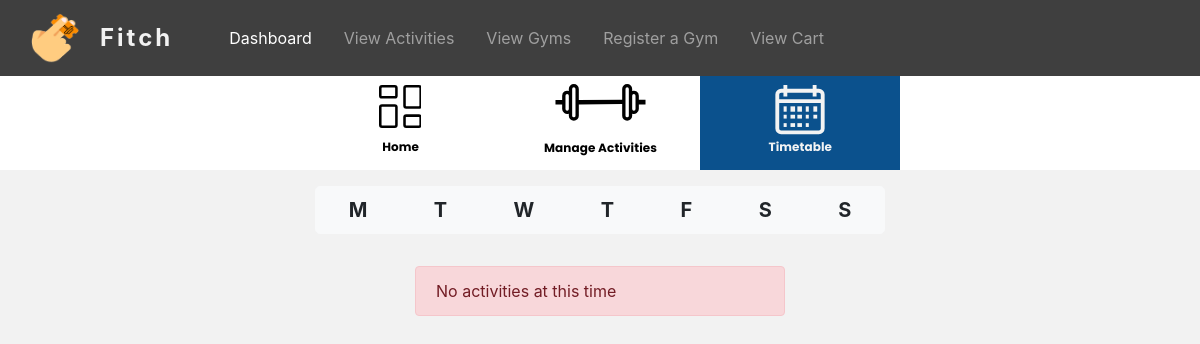
Before: /gym/Timetable (signed in) with the older database file.
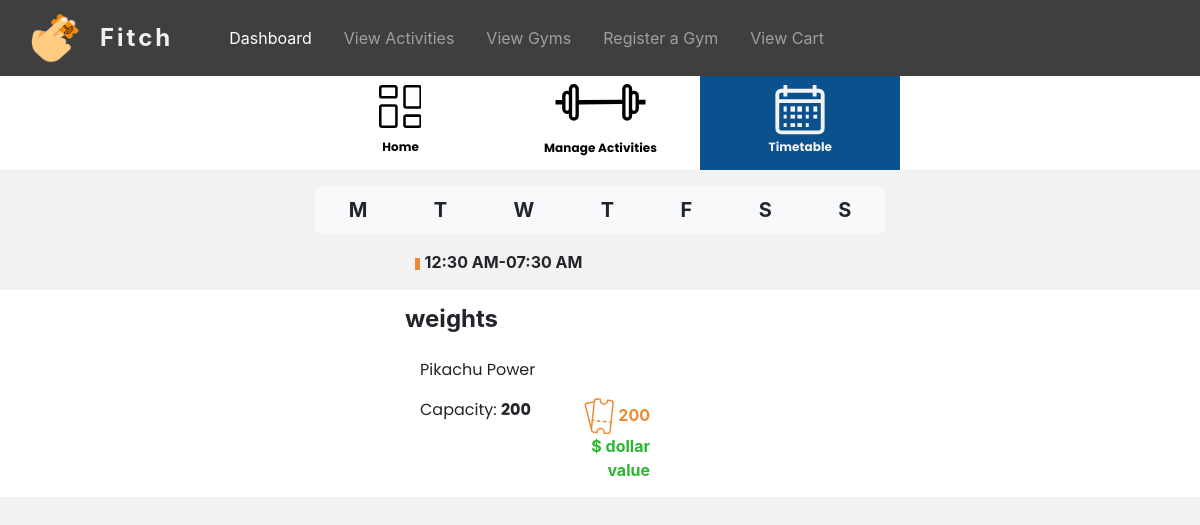
After: the same page with the newer database file.
### tables this page shows
CREATE TABLE `gym_activity_timetable` (
  `id` int(11) NOT NULL,
  `activity_id` int(11) NOT NULL,
  `gym_id` int(11) NOT NULL,
  `day` varchar(255) NOT NULL,
  `time` varchar(255) NOT NULL,
  `sale_percentage` int(20) DEFAULT NULL
);

CREATE TABLE `gym_activity` (
  `id` int(20) NOT NULL,
  `gym_id` int(20) NOT NULL,
  `activity_name` varchar(255) NOT NULL,
  `category` varchar(255) NOT NULL,
  `sessions_per_week` varchar(255) NOT NULL,
  `max_capacity` int(20) NOT NULL,
  `credit` int(20) NOT NULL,
  `description` varchar(255) NOT NULL,
  `status` int(20) NOT NULL
);

### app/libraries/Core.php (called while the page is built, shortened)
<?php
class Core
{
  protected $currentMethod = 'index';
  public function __construct()
  {
    $url = $this->getUrl();
    if (file_exists('../app/controllers/' . ucwords($url[0]) . '.php')) {
      unset($url[0]);
    }
    $this->currentController = new $this->currentController;
    if (isset($url[1])) {
      if (method_exists($this->currentController, $url[1])) {
        $this->currentMethod = $url[1];
        unset($url[1]);
      }
    }
    $this->params = $url ? array_values($url) : [];
    call_user_func_array([$this->currentController, $this->currentMethod], $this->params);
  }
  public function getUrl()
  {
    if (isset($_GET['url'])) {
      $url = rtrim($_GET['url'], '/');
      $url = filter_var($url, FILTER_SANITIZE_URL);
      $url = explode('/', $url);
      return $url;
    }
  }
}

### public/index.php (called while the page is built, shortened)
<?php
  $init = new Core;

### app/libraries/Database.php (called while the page is built, shortened)
<?php
class Database
{
  private $host = DB_HOST;
  private $user = DB_USER;
  private $pass = DB_PASS;
  private $dbname = DB_NAME;
  private $dbh;
  private $stmt;
  public function __construct()
  {
    $dsn = 'mysql:host=' . $this->host . ';dbname=' . $this->dbname;
    $options = array(
      PDO::ATTR_PERSISTENT => true,
      PDO::ATTR_ERRMODE => PDO::ERRMODE_EXCEPTION
    );
    try {
      $this->dbh = new PDO($dsn, $this->user, $this->pass, $options);
    } catch (PDOException $e) {
      $this->error = $e->getMessage();
      echo $this->error;
    }
  }
  public function query($sql)
  {
    $this->stmt = $this->dbh->prepare($sql);
  }
  public function bind($param, $value, $type = null)
  {
    if (is_null($type)) {
      switch (true) {
        default:
          $type = PDO::PARAM_STR;
      }
    }
    $this->stmt->bindValue($param, $value, $type);
  }
  public function execute()
  {
    return $this->stmt->execute();
  }
  public function resultSet()
  {
    $this->execute();
    return $this->stmt->fetchAll(PDO::FETCH_OBJ);
  }
  public function single()
  {
    $this->execute();
    return $this->stmt->fetch(PDO::FETCH_OBJ);
  }
}

### app/models/GymModel.php (called while the page is built, shortened)
<?php
class GymModel
{
  private $db;
  public function __construct()
  {
    $this->db = new Database;
  }
  public function viewtimeTable($data)
  {
    $this->db->query('SELECT gym_activity_timetable.day, gym_activity_timetable.time, gym_activity.activity_name, gym_activity.category, gym_activity.sessions_per_week, gym_activity.max_capacity, gym_activity.credit FROM gym_activity_timetable INNER JOIN gym_activity ON gym_activity_timetable.activity_id = gym_activity.id where gym_activity_timetable.gym_id = :gym_id and gym_activity_timetable.day=:day');
    $this->db->bind(':gym_id', $data['gym_id']);
    $this->db->bind(':day', $data['day']);
    $row = $this->db->resultSet();
    if ($this->db->rowCount() > 0) {
      return $row;
    }
  }
}

### app/models/Account.php (called while the page is built, shortened)
<?php
class Account
{
    private $db;
    public function __construct()
    {
        $this->db = new Database;
    }
    public function fetchGymInformation($gym_id)
    {
        $this->db->query('SELECT * FROM gym_information WHERE gym_id = :gym_id');
        $this->db->bind(':gym_id', $gym_id);
        $row = $this->db->single();
        if ($this->db->rowCount() > 0) {
            return $row;
        }
    }
}

### app/views/Gym/timetable.php (the view, shortened to what the changed rows need)
<div class="container-fluid mt-3">
	<?php
	if (empty($data['error'])) {
		foreach ($data['gym_activity'] as $single) {
			echo '
					<div class="row justify-content-center mt-3">
						<div class="col-sm-12 col-md-8 col-xl-4 align-self-center" style="flex-direction=row;">
							<svg xmlns="http://www.w3.org/2000/svg" width="5" height="12" viewBox="0 0 5 12">
								<rect id="Rectangle_101" data-name="Rectangle 101" width="5" height="12" fill="#ef8830"/>
							</svg>
							<b>' . $single->time . '</b>
						</div>
					</div>
					<div class="row justify-content-center mt-3" style="background-color: white; padding:15px;">
						<div class="col-sm-12 col-md-8 col-md-8 col-xl-4">
							<div class="row">
								<div class="col-12 pl-md-0">
									<h4><b>' . $single->category . '</b></h4>
								</div>
							</div>
									<div class="row mt-3">
										<div class="col-sm-12 col-md-8">
											<p>' . $single->activity_name . '</p>
										</div>
										<div class="col-sm-12 col-md-8">
											<div class="row">
										<div class="col-7 pr-0">
											<p>Capacity: <b>' . $single->max_capacity . '</b></p>
										</div>
										<div class="col-5 text-right">
											<div class="row">
												<div class="col-12">
													<span style="color: #EF8830;">
														<b>' . $single->credit . '</b>
													</span>
												</div>
											</div>
											<div class="row justify-content-end">
												<div class="col-12 text-right">
													<span style="color: #2BB730;">
														<b>$ dollar value</b>
													</span>
												</div>
											</div>
										</div>
									</div>
										</div>
									</div>
								</div>
					</div>';
		}
	} else {
		echo '
		<div class="row justify-content-center mt-3">
			<div class="col-sm-12 col-md-8 col-xl-4 align-self-center">
				<div class="alert alert-danger mt-3" role="alert">
					' . $data['error'] . '
				</div>
			</div>
		</div>';
	} ?>
</div>

Changed rows visible on the page:
added gym_activity_timetable: time "12:30 AM-07:30 AM", gym_activity.category "weights", gym_activity.activity_name "Pikachu Power", gym_activity.max_capacity "200", gym_activity.credit "200"
Other visible differences:
$data['error']: "No activities at this time" → (not shown)
